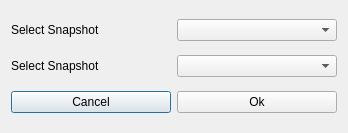
<?xml version="1.0" encoding="UTF-8"?>
<ui version="4.0">
 <class>ComapreSnapshotForm</class>
 <widget class="QDialog" name="ComapreSnapshotForm">
  <property name="geometry">
   <rect>
    <x>0</x>
    <y>0</y>
    <width>348</width>
    <height>133</height>
   </rect>
  </property>
  <property name="windowTitle">
   <string>Compare Snapshots</string>
  </property>
  <layout class="QHBoxLayout" name="horizontalLayout_4">
   <item>
    <layout class="QVBoxLayout" name="verticalLayout">
     <item>
      <layout class="QHBoxLayout" name="horizontalLayout">
       <item>
        <widget class="QLabel" name="label">
         <property name="text">
          <string>Select Snapshot</string>
         </property>
        </widget>
       </item>
       <item>
        <widget class="QComboBox" name="comboBox"/>
       </item>
      </layout>
     </item>
     <item>
      <layout class="QHBoxLayout" name="horizontalLayout_2">
       <item>
        <widget class="QLabel" name="label_2">
         <property name="text">
          <string>Select Snapshot</string>
         </property>
        </widget>
       </item>
       <item>
        <widget class="QComboBox" name="comboBox_2"/>
       </item>
      </layout>
     </item>
     <item>
      <layout class="QHBoxLayout" name="horizontalLayout_3">
       <item>
        <widget class="QPushButton" name="cancelButton">
         <property name="text">
          <string>Cancel</string>
         </property>
        </widget>
       </item>
       <item>
        <widget class="QPushButton" name="okButton">
         <property name="text">
          <string>Ok</string>
         </property>
        </widget>
       </item>
      </layout>
     </item>
    </layout>
   </item>
  </layout>
 </widget>
 <resources/>
 <connections/>
</ui>
